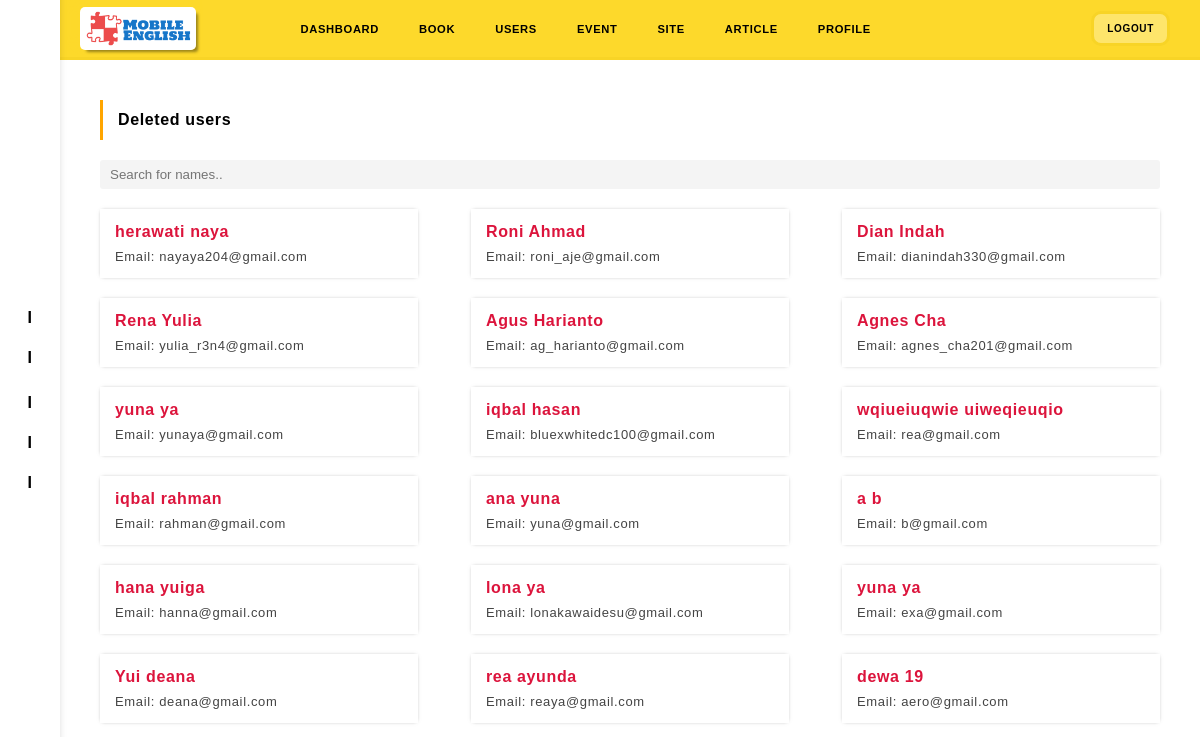
/office/user_history.php, run on the app's committed database.
### tables this page shows
CREATE TABLE `users` (
  `user_id` int(11) NOT NULL,
  `ssid` varchar(250) NOT NULL,
  `foto` varchar(250) NOT NULL,
  `firstname` varchar(250) NOT NULL,
  `lastname` varchar(250) NOT NULL,
  `email` varchar(40) NOT NULL,
  `alamat` text NOT NULL,
  `kontak` varchar(250) DEFAULT NULL,
  `password` varchar(128) NOT NULL,
  `second_password` varchar(200) NOT NULL,
  `is_activated` tinyint(1) NOT NULL,
  `activation_code` varchar(16) DEFAULT NULL,
  `fpassword_key` varchar(250) NOT NULL,
  `trial` varchar(11) NOT NULL,
  `is_active` int(1) NOT NULL,
  `join_on` date NOT NULL
);

### office/controller/auth.php (called while the page is built, shortened)
<?php
class Auth {
	function executeNotRow($sql){
		require "config/database.php";
		$execute = $db->query($sql);
		return $execute;
	}
}
?>

### office/user_history.php (the view, shortened to what this page needs)
<?php
require 'controller/auth.php';
$auth = new Auth();
$sql = "SELECT * FROM users WHERE is_active = '0'";
$data = $auth->executeNotRow($sql);
?>
<!DOCTYPE html>
<html>
	<?php include 'head.php'; ?>
<body>
<div class="container">
	<?php include 'sidebar.php'; ?>
	<div class="main-wrapper">
		<?php include 'header.php'; ?>
		<div class="user-history">
			<h4>Deleted users</h4>
			 <input type="text" id="myInput" onkeyup="myFunction()" placeholder="Search for names..">
			<ul id="myUL">
				<?php while ($user = $data->fetch_assoc()) {
				?>
				<li>
					<a href="users_detail.php?uid=<?php echo $user["user_id"] ?>"><?php echo $user["firstname"] . " " . $user["lastname"];?></a>
					<a href="users_detail.php?uid=<?php echo $user["user_id"] ?>">Email: <?php echo $user["email"]; ?></a>
				</li>
				<?php
				} ?>
			</ul>
		</div>
	</div>
</div>
</body>
</html>

### office/assets/css/desktop-style.css (style rules this page uses)
* { box-shadow: var(--box-x, 0) var(--box-y, 0) var(--box-blur) var(--box-scale, 0) var(--box-color, transparent); }
body { font-family: 'Helvetica'; background-color: white; }
.container { background-color: #F4F4F2; }
a { text-decoration: none; color: inherit; }
input { border: none; }
input[type="text"], input[type="email"], input[type="password"], input[type="file"] { background-color: #f4f4f4; padding: 7px 10px; border-radius: 3px; }
form h1, h3, div, label, input { width: 100%; }
.main-wrapper { width: 100%; height: 100vh; position: relative; padding-left: 60px; background-image: linear-gradient( 8deg, rgba(0,0,0,0) 50%, #FDD92B 50%); }
.user-history { background-color: white; padding: 40px; height: 100%; }
.user-history h4 { width: 100%; background-color: white; border-left: 3px solid orange; padding: 12px 30px 12px 15px; font-weight: bold; display: inline-block; margin-bottom: 20px; border-radius: 0 5px 5px 0; }
#myUL { padding: 20px 0; display: flex; flex-wrap: wrap; justify-content: space-between; }
#myUL li { width: 30%; margin-bottom: 20px; padding: 15px; box-shadow: 0 0 4px -2px rgba(0,0,0,.6); }
#myUL li a { width: 100%; display: block; }
#myUL li a:nth-child(1) { font-weight: bold; color: crimson; margin-bottom: 10px; }
#myUL li a:nth-child(2) { font-size: 13px; color: #444; }

### data on the page
users: firstname "herawati", lastname "naya", email "nayaya204@gmail.com"
users: firstname "Roni", lastname "Ahmad", email "roni_aje@gmail.com"
users: firstname "Dian", lastname "Indah", email "dianindah330@gmail.com"
users: firstname "Rena", lastname "Yulia", email "yulia_r3n4@gmail.com"
users: firstname "Agus", lastname "Harianto", email "ag_harianto@gmail.com"
users: firstname "Agnes", lastname "Cha", email "agnes_cha201@gmail.com"
users: firstname "yuna", lastname "ya", email "yunaya@gmail.com"
users: firstname "iqbal", lastname "hasan", email "bluexwhitedc100@gmail.com"
users: firstname "wqiueiuqwie", lastname "uiweqieuqio", email "rea@gmail.com"
users: firstname "iqbal", lastname "rahman", email "rahman@gmail.com"
users: firstname "ana", lastname "yuna", email "yuna@gmail.com"
users: firstname "a", lastname "b", email "b@gmail.com"
users: firstname "hana", lastname "yuiga", email "hanna@gmail.com"
users: firstname "lona", lastname "ya", email "lonakawaidesu@gmail.com"
users: firstname "yuna", lastname "ya", email "exa@gmail.com"
users: firstname "Yui", lastname "deana", email "deana@gmail.com"
users: firstname "rea", lastname "ayunda", email "reaya@gmail.com"
users: firstname "dewa", lastname "19", email "aero@gmail.com"
